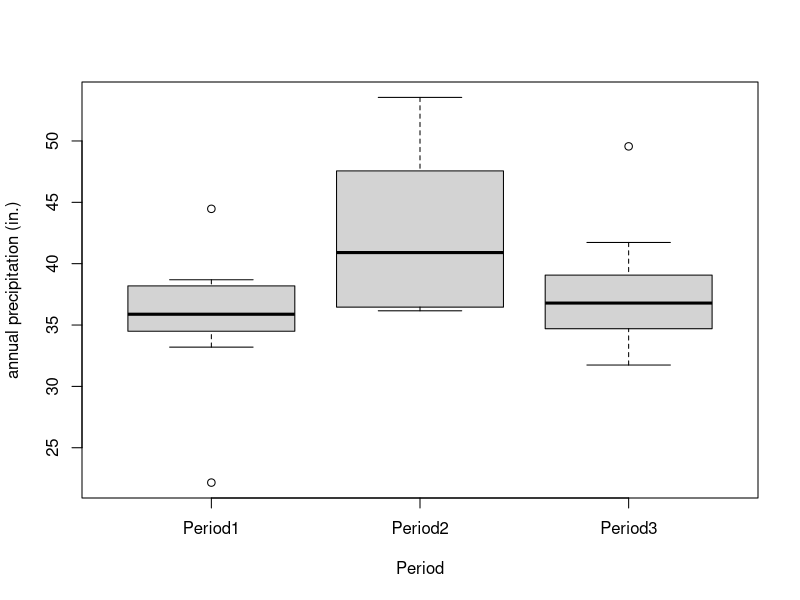
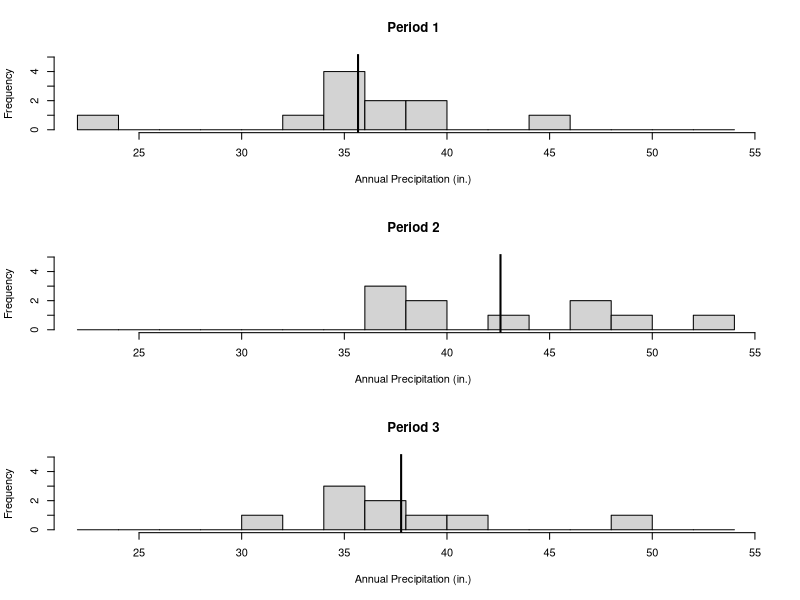
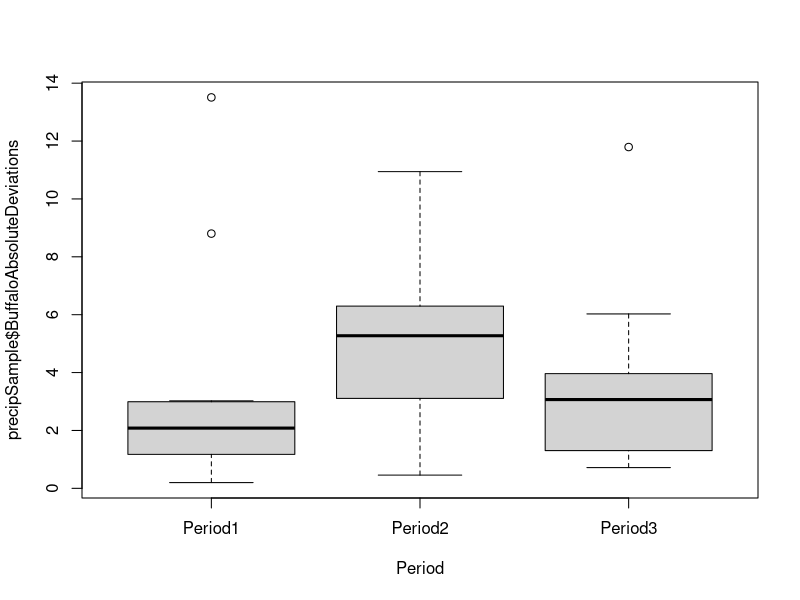
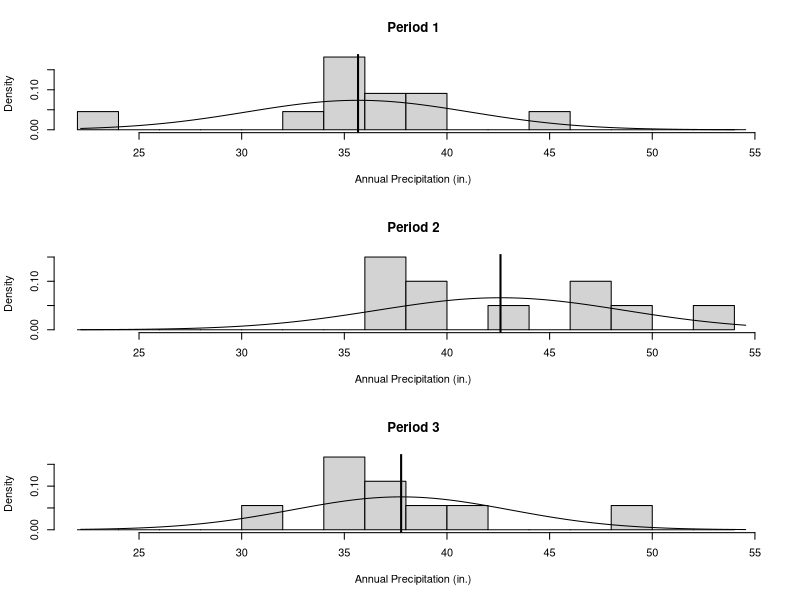
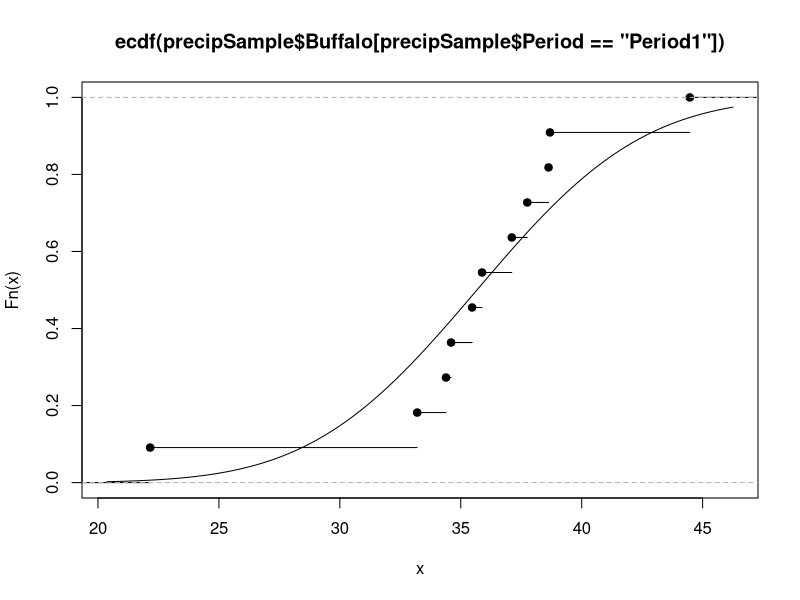
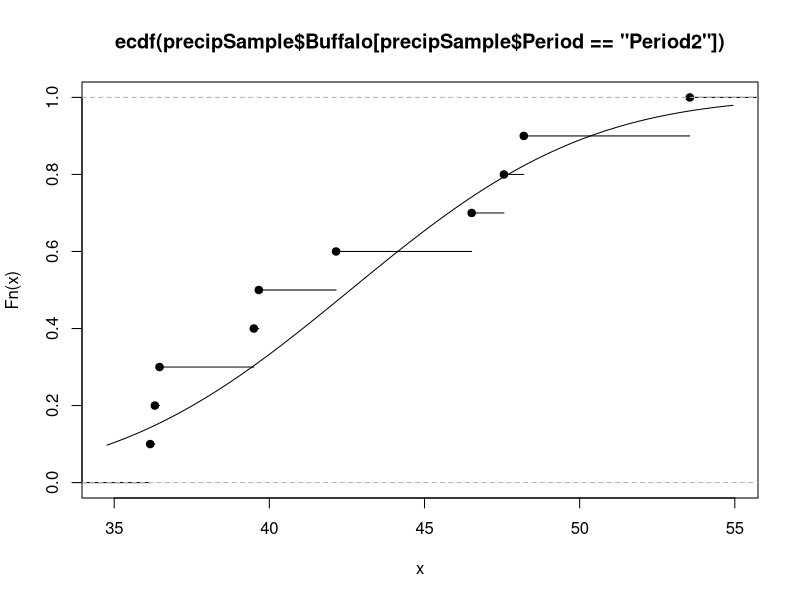
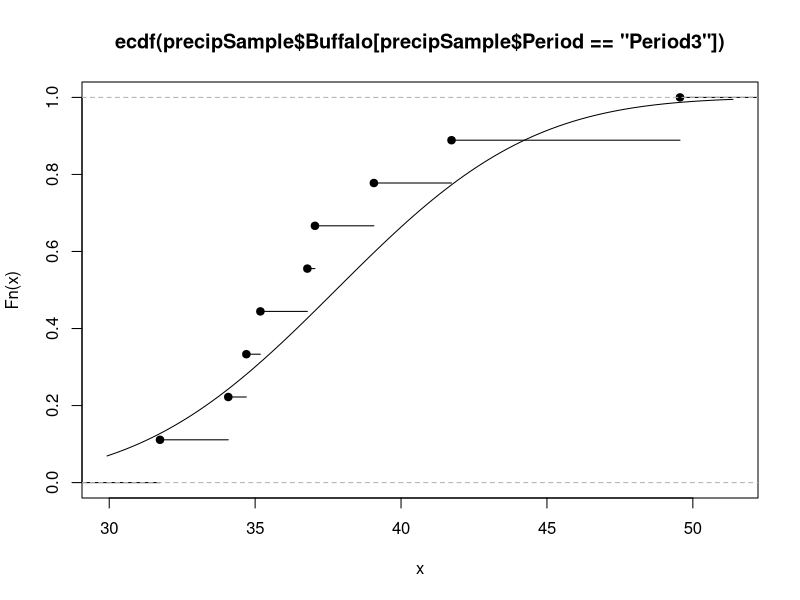
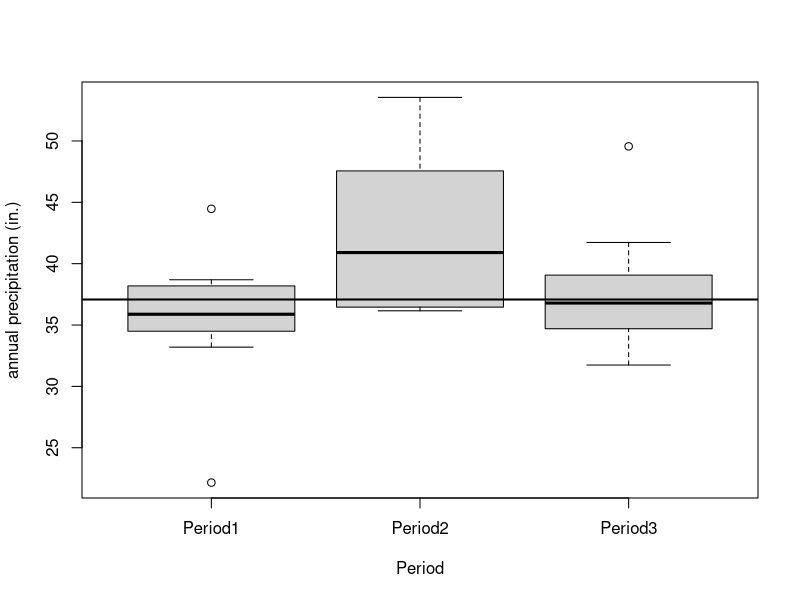

Source code (R) for these figures, in order:
#GEO 411
#Script for Homework #2
# Geography 411 – Homework 2
# Name: Junaid Ahmed
# Description: Analysis of variance 

###Read Data
precipSample <- read.csv("precipSample.csv")
precipSample

###Create Time Period Variable
precipSample$Period[(precipSample$Year <= 1967)] <- "Period1" 
precipSample$Period[(precipSample$Year > 1967 & precipSample$Year < 1997)] <- "Period2"
precipSample$Period[(precipSample$Year >= 1997)] <- "Period3"
precipSample

table(precipSample$Period)
n1 <- sum(precipSample$Period == "Period1")
n2 <- sum(precipSample$Period == "Period2")
n3 <- sum(precipSample$Period == "Period3")
n <- length(precipSample$Buffalo)

k <- 3


###Buffalo Analyses

##ANOVA Section

##Using R to calculate means
mean1 <- mean(precipSample$Buffalo[precipSample$Period == "Period1"])
mean2 <- mean(precipSample$Buffalo[precipSample$Period == "Period2"])
mean3 <- mean(precipSample$Buffalo[precipSample$Period == "Period3"])

print("sample means")
print(paste("Overall",mean(precipSample$Buffalo)))
print(paste("Period1",mean1))
print(paste("Period2",mean2))
print(paste("Period3",mean3))

###Visualizing ANOVA

boxplot(Buffalo ~ Period, data = precipSample, ylab = "annual precipitation (in.)")

layout(matrix(c(1,2,3)))
minMax <- c(min(precipSample$Buffalo),max(precipSample$Buffalo)+1)
BuffaloPrecipBreaks <- seq(22,54,2)
hist(precipSample$Buffalo[precipSample$Period == "Period1"], breaks = BuffaloPrecipBreaks, xlim = minMax, ylim = c(0,5), main = "Period 1", xlab = "Annual Precipitation (in.)")
abline(v = mean1, lwd = 2)
hist(precipSample$Buffalo[precipSample$Period == "Period2"], breaks = BuffaloPrecipBreaks, xlim = minMax, ylim = c(0,5), main = "Period 2", xlab = "Annual Precipitation (in.)")
abline(v = mean2, lwd = 2)
hist(precipSample$Buffalo[precipSample$Period == "Period3"], breaks = BuffaloPrecipBreaks, xlim = minMax, ylim = c(0,5), main = "Period 3", xlab = "Annual Precipitation (in.)")
abline(v = mean3, lwd = 2)
layout(matrix(c(1)))

###Doing ANOVA the long way

###Total Sum of Squares

#The "easy" way
s2 <- var(precipSample$Buffalo)
xBar <- mean(precipSample$Buffalo)
TSS <- (n - 1)*s2
TSS

#The hard way 
TSS2 <- 0
for (i in 1:n){
	TSS2 <- TSS2 + (precipSample$Buffalo[i] - xBar)^2
	}
TSS2	

###Between Sum of Squares
xBar.js <- c(mean1, mean2, mean3)
n.js <- c(n1, n2, n3)

BSS <- 0
for (j in 1:k){
	BSS <- BSS + n.js[j]*(xBar.js[j] - xBar)^2
	}
BSS

###Within Sum of Squares

#The "easy" way
s2.js <- c(var(precipSample$Buffalo[precipSample$Period == "Period1"]), 
		var(precipSample$Buffalo[precipSample$Period == "Period2"]),
		var(precipSample$Buffalo[precipSample$Period == "Period3"]))

WSS <- 0
for (j in 1:k){
	WSS <- WSS + (n.js[j] - 1)*s2.js[j]
	}
WSS

#The hard way - double loop
WSS2 <- 0
for (j in 1:k){
	periodPrecip <- subset(precipSample, Period == paste("Period",j,sep = ""))
	for (i in 1:n.js[j]){
		WSS2 <- WSS2 + (periodPrecip$Buffalo[i] - xBar.js[j])^2
		}
	}
WSS2

F <- (BSS/(k-1))/(WSS/(n-k))
F

#Find the critical value (alpha = 0.05, df = k-1, n-k)
Fcrit <- qf(0.05, (k-1), (n-k), lower.tail = FALSE)
Fcrit

#The Quick Way to do ANOVA
modelBuffalo <- lm(Buffalo ~ as.factor(Period), data = precipSample)
anova(modelBuffalo)

###Levene Test
precipSample$BuffaloAbsoluteDeviations <- abs(resid(modelBuffalo))
precipSample
boxplot(precipSample$BuffaloAbsoluteDeviations ~ Period, data = precipSample)
anova(lm(precipSample$BuffaloAbsoluteDeviations ~ as.factor(precipSample$Period)))

###Normality Plots
layout(matrix(c(1,2,3)))
minMax <- c(min(precipSample$Buffalo),max(precipSample$Buffalo)+1)
BuffaloPrecipBreaks <- seq(22,54,2)
hist(precipSample$Buffalo[precipSample$Period == "Period1"], freq = FALSE, breaks = BuffaloPrecipBreaks, xlim = minMax, main = "Period 1", xlab = "Annual Precipitation (in.)")
abline(v = mean1, lwd = 2)
curve(dnorm(x, mean=mean(precipSample$Buffalo[precipSample$Period == "Period1"]), sd=sd(precipSample$Buffalo[precipSample$Period == "Period1"])), add=TRUE)
hist(precipSample$Buffalo[precipSample$Period == "Period2"], freq = FALSE, breaks = BuffaloPrecipBreaks, xlim = minMax, main = "Period 2", xlab = "Annual Precipitation (in.)")
abline(v = mean2, lwd = 2)
curve(dnorm(x, mean=mean(precipSample$Buffalo[precipSample$Period == "Period2"]), sd=sd(precipSample$Buffalo[precipSample$Period == "Period2"])), add=TRUE)
hist(precipSample$Buffalo[precipSample$Period == "Period3"], freq = FALSE, breaks = BuffaloPrecipBreaks, xlim = minMax, main = "Period 3", xlab = "Annual Precipitation (in.)")
abline(v = mean3, lwd = 2)
curve(dnorm(x, mean=mean(precipSample$Buffalo[precipSample$Period == "Period3"]), sd=sd(precipSample$Buffalo[precipSample$Period == "Period3"])), add=TRUE)
layout(matrix(c(1)))

### K-S test
#Period 1
period1ECDF <- ecdf(precipSample$Buffalo[precipSample$Period == "Period1"])
plot(period1ECDF)
curve(pnorm(x, mean=mean(precipSample$Buffalo[precipSample$Period == "Period1"]), sd=sd(precipSample$Buffalo[precipSample$Period == "Period1"])), add=TRUE)
ks.test(precipSample$Buffalo[precipSample$Period == "Period1"], "pnorm", mean(precipSample$Buffalo[precipSample$Period == "Period1"]), sd(precipSample$Buffalo[precipSample$Period == "Period1"]))

#Period 2
period2ECDF <- ecdf(precipSample$Buffalo[precipSample$Period == "Period2"])
plot(period2ECDF)
curve(pnorm(x, mean=mean(precipSample$Buffalo[precipSample$Period == "Period2"]), sd=sd(precipSample$Buffalo[precipSample$Period == "Period2"])), add=TRUE)
ks.test(precipSample$Buffalo[precipSample$Period == "Period2"], "pnorm", mean(precipSample$Buffalo[precipSample$Period == "Period2"]), sd(precipSample$Buffalo[precipSample$Period == "Period2"]))

#Period 3
period3ECDF <- ecdf(precipSample$Buffalo[precipSample$Period == "Period3"])
plot(period3ECDF)
curve(pnorm(x, mean=mean(precipSample$Buffalo[precipSample$Period == "Period3"]), sd=sd(precipSample$Buffalo[precipSample$Period == "Period3"])), add=TRUE)
ks.test(precipSample$Buffalo[precipSample$Period == "Period3"], "pnorm", mean(precipSample$Buffalo[precipSample$Period == "Period3"]), sd(precipSample$Buffalo[precipSample$Period == "Period3"]))

###Kruskal-Wallis 
kruskalWallis <- kruskal.test(Buffalo ~ as.factor(Period), data = precipSample)
kruskalWallis

qchisq(0.05, k-1, lower.tail = FALSE)

###Median Test
medianPrecipBuffalo <- median(precipSample$Buffalo)
medianPrecipBuffalo

boxplot(Buffalo ~ Period, data = precipSample, ylab = "annual precipitation (in.)")
abline(h = medianPrecipBuffalo, lwd = 2)

precipSample$BuffaloMedian <- ifelse(precipSample$Buffalo > medianPrecipBuffalo, "Greater than median", "Less than or equal")
precipSample
medianTable <- table(precipSample$BuffaloMedian, precipSample$Period)
medianTable
chisq <- chisq.test(medianTable)
chisq$expected
chisq





###San Diego Analyses

##ANOVA Section

##Using R to calculate means
mean1 <- mean(precipSample$SanDiego[precipSample$Period == "Period1"])
mean2 <- mean(precipSample$SanDiego[precipSample$Period == "Period2"])
mean3 <- mean(precipSample$SanDiego[precipSample$Period == "Period3"])

print("sample means")
print(paste("Overall",mean(precipSample$SanDiego)))
print(paste("Period1",mean1))
print(paste("Period2",mean2))
print(paste("Period3",mean3))

###Visualizing ANOVA

boxplot(SanDiego ~ Period, data = precipSample, ylab = "annual precipitation (in.)")

layout(matrix(c(1,2,3)))
minMax <- c(min(precipSample$SanDiego),max(precipSample$SanDiego))
SanDiegoPrecipBreaks <- seq(3,25,2)
hist(precipSample$SanDiego[precipSample$Period == "Period1"], breaks = SanDiegoPrecipBreaks, xlim = minMax, ylim = c(0,6), main = "Period 1", xlab = "Annual Precipitation (in.)")
abline(v = mean1, lwd = 2)
hist(precipSample$SanDiego[precipSample$Period == "Period2"], breaks = SanDiegoPrecipBreaks, xlim = minMax, ylim = c(0,6), main = "Period 2", xlab = "Annual Precipitation (in.)")
abline(v = mean2, lwd = 2)
hist(precipSample$SanDiego[precipSample$Period == "Period3"], breaks = SanDiegoPrecipBreaks, xlim = minMax, ylim = c(0,6), main = "Period 3", xlab = "Annual Precipitation (in.)")
abline(v = mean3, lwd = 2)
layout(matrix(c(1)))

#Find the critical value (alpha = 0.05, df = k-1, n-k)
Fcrit <- qf(0.05, (k-1), (n-k), lower.tail = FALSE)
Fcrit

#The Quick Way to do ANOVA
modelSanDiego <- lm(SanDiego ~ as.factor(Period), data = precipSample)
anova(modelSanDiego)


###Levene Test
precipSample$SanDiegoAbsoluteDeviations <- abs(resid(modelSanDiego))
precipSample
boxplot(precipSample$SanDiegoAbsoluteDeviations ~ Period, data = precipSample)
anova(lm(precipSample$SanDiegoAbsoluteDeviations ~ as.factor(precipSample$Period)))

###Normality Plots
layout(matrix(c(1,2,3)))
minMax <- c(min(precipSample$SanDiego),max(precipSample$SanDiego))
SanDiegoPrecipBreaks <- seq(3,25,2)
hist(precipSample$SanDiego[precipSample$Period == "Period1"], freq = FALSE, breaks = SanDiegoPrecipBreaks, xlim = minMax, main = "Period 1", xlab = "Annual Precipitation (in.)")
abline(v = mean1, lwd = 2)
curve(dnorm(x, mean=mean(precipSample$SanDiego[precipSample$Period == "Period1"]), sd=sd(precipSample$SanDiego[precipSample$Period == "Period1"])), add=TRUE)
hist(precipSample$SanDiego[precipSample$Period == "Period2"], freq = FALSE, breaks = SanDiegoPrecipBreaks, xlim = minMax, main = "Period 2", xlab = "Annual Precipitation (in.)")
abline(v = mean2, lwd = 2)
curve(dnorm(x, mean=mean(precipSample$SanDiego[precipSample$Period == "Period2"]), sd=sd(precipSample$SanDiego[precipSample$Period == "Period2"])), add=TRUE)
hist(precipSample$SanDiego[precipSample$Period == "Period3"], freq = FALSE, breaks = SanDiegoPrecipBreaks, xlim = minMax, main = "Period 3", xlab = "Annual Precipitation (in.)")
abline(v = mean3, lwd = 2)
curve(dnorm(x, mean=mean(precipSample$SanDiego[precipSample$Period == "Period3"]), sd=sd(precipSample$SanDiego[precipSample$Period == "Period3"])), add=TRUE)
layout(matrix(c(1)))

### K-S test
#Period 1
period1ECDF <- ecdf(precipSample$SanDiego[precipSample$Period == "Period1"])
plot(period1ECDF)
curve(pnorm(x, mean=mean(precipSample$SanDiego[precipSample$Period == "Period1"]), sd=sd(precipSample$SanDiego[precipSample$Period == "Period1"])), add=TRUE)
ks.test(precipSample$SanDiego[precipSample$Period == "Period1"], "pnorm", mean(precipSample$SanDiego[precipSample$Period == "Period1"]), sd(precipSample$SanDiego[precipSample$Period == "Period1"]))

#Period 2
period2ECDF <- ecdf(precipSample$SanDiego[precipSample$Period == "Period2"])
plot(period2ECDF)
curve(pnorm(x, mean=mean(precipSample$SanDiego[precipSample$Period == "Period2"]), sd=sd(precipSample$SanDiego[precipSample$Period == "Period2"])), add=TRUE)
ks.test(precipSample$SanDiego[precipSample$Period == "Period2"], "pnorm", mean(precipSample$SanDiego[precipSample$Period == "Period2"]), sd(precipSample$SanDiego[precipSample$Period == "Period2"]))

#Period 3
period3ECDF <- ecdf(precipSample$SanDiego[precipSample$Period == "Period3"])
plot(period3ECDF)
curve(pnorm(x, mean=mean(precipSample$SanDiego[precipSample$Period == "Period3"]), sd=sd(precipSample$SanDiego[precipSample$Period == "Period3"])), add=TRUE)
ks.test(precipSample$SanDiego[precipSample$Period == "Period3"], "pnorm", mean(precipSample$SanDiego[precipSample$Period == "Period3"]), sd(precipSample$SanDiego[precipSample$Period == "Period3"]))

###Kruskal-Wallis 
kruskalWallis <- kruskal.test(SanDiego ~ as.factor(Period), data = precipSample)
kruskalWallis

qchisq(0.05, k-1, lower.tail = FALSE)

###Median Test
medianPrecipSanDiego <- median(precipSample$SanDiego)
medianPrecipSanDiego

boxplot(SanDiego ~ Period, data = precipSample, ylab = "annual precipitation (in.)")
abline(h = medianPrecipSanDiego, lwd = 2)

precipSample$SanDiegoMedian <- ifelse(precipSample$SanDiego > medianPrecipSanDiego, "Greater than median", "Less than or equal")
precipSample
medianTable <- table(precipSample$SanDiegoMedian, precipSample$Period)
medianTable
chisq <- chisq.test(medianTable)
chisq$expected
chisq


#Remember to upload your work to GitHub 


